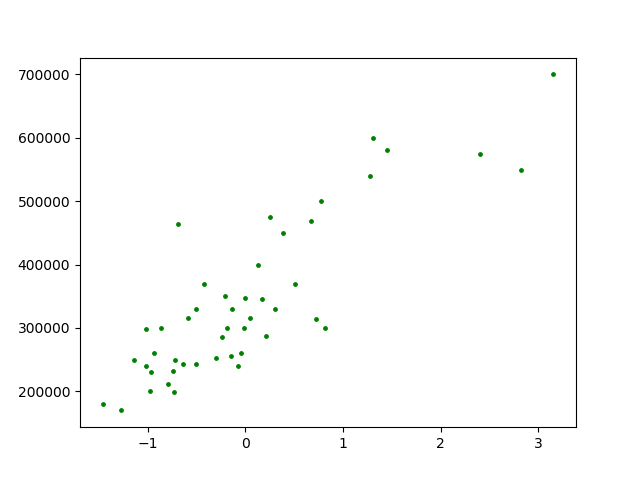

Here is the Python script that generated this plot:
import numpy as np
import matplotlib.pyplot as plt

#获取与处理数据

#定义存储输入数据（x）和目标数据（y）的数组
x, y = [], []
#遍历数据集，变量sample对应的是一个个样本
for sample in open("./_Data/prices.txt","r"):
    #由于数据是用逗号隔开的，所以调用python中的split方法并将逗号作为参数传入
    _x, _y = sample.split(",")
    #将字符串数据转化为浮点数
    x.append(float(_x))
    y.append(float(_y))

#读取完数据后，将他们转化为numpy数组以方便进一步处理
x, y = np.array(x), np.array(y)
#标准化
x = (x - x.mean()) / x.std()

#将原始数据以散点图的形式画出
plt.figure()
plt.scatter(x, y, c="g", s=6)
plt.show()


#选择与训练模型

#在（-2,4）区间上取100个点作为画图的基础
x0 =  np.linspace(-2, 4, 100)
#利用numpy函数定义训练并返回多项式回归模型的函数
#deg参数代表着模型参数中的n，即模型中多项式的次数
#返回的模型能够根据输入的x（默认是x0）。返回相对应的预测的y
def get_model(deg):
    return lambda input_x = x0: np.polyval(np.polyfit(x, y, deg), input_x)


#评估与可视化结果

#根据参数n、输入的x、y返回相对应的损失
def get_cost(deg, input_x, input_y):
    return 0.5 * ((get_model(deg)(input_x) - input_y) ** 2).sum()
#定义测试参数集并根据它进行各种实验
test_set = (1, 4, 10)
for d in test_set:
    print(get_cost(d, x, y))
    #输出相应的损失


#画出相应的图像
plt.scatter(x, y, c="g", s=20)
for d in test_set:
    plt.plot(x0, get_model(d)(), label="degree = {}".format(d))
#将横轴、纵轴的范围分别限制在（-2,4）、（10的5次方，8*10的5次方）
plt.xlim(-2, 4)
plt.ylim(1e5,8e5)
#调用legend使曲线对应的label正确显示
plt.legend()
plt.show()
